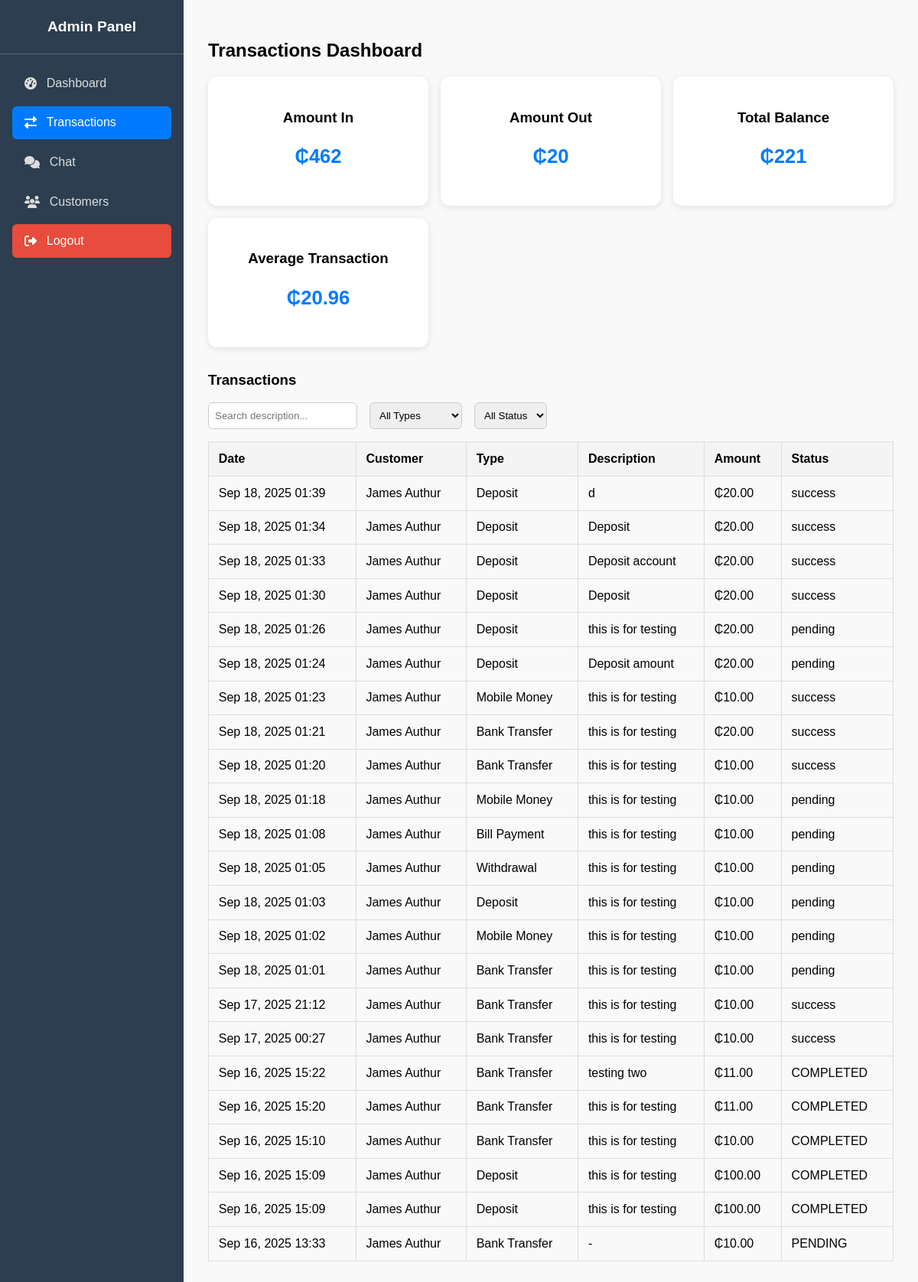
The app's page /transactions/dashboard/, older data.
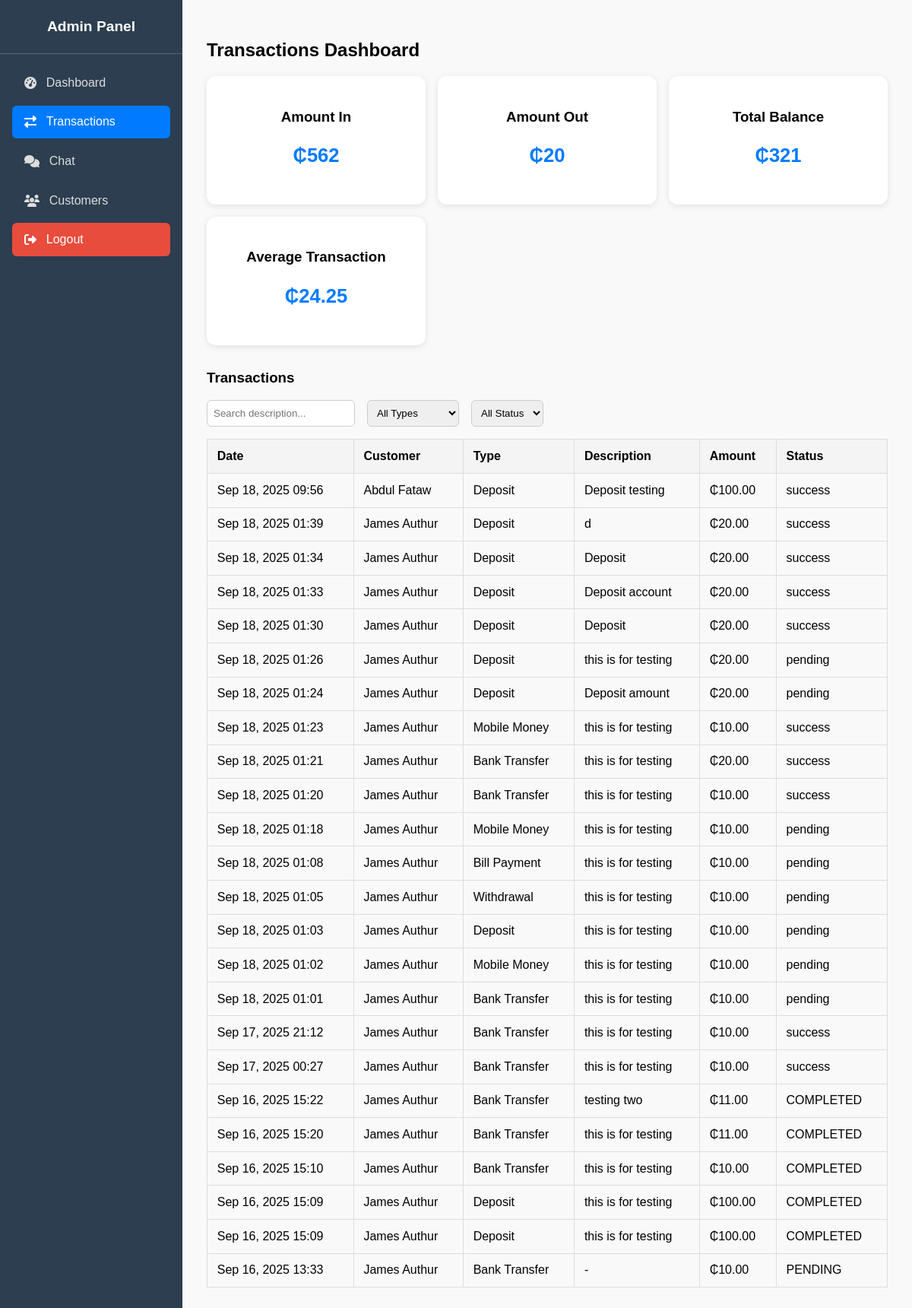
The same page, newer data.
### bank/models.py (models this page shows, shortened)
class Transaction(TimeBaseModel):
    TRANSACTION_TYPES = [
        ("TRANSFER", "Bank Transfer"),
        ("MOBILE_MONEY", "Mobile Money"),
        ("DEPOSIT", "Deposit"),
        ("WITHDRAWAL", "Withdrawal"),
        ("BILL_PAYMENT", "Bill Payment"),
    ]
    STATUS_CHOICES = [
        ("pending", "pending"),
        ("success", "success"),
        ("failed", "Failed"),
    ]
    customer = models.ForeignKey(
        Customer, on_delete=models.CASCADE, null=True, blank=True
    )
    transaction_id = models.CharField(
        max_length=30, unique=True, null=True, blank=True
    )
    transaction_type = models.CharField(max_length=20, choices=TRANSACTION_TYPES)
    amount = models.DecimalField(max_digits=15, decimal_places=2)
    currency = models.CharField(max_length=3, default="GHS")
    sender_account = models.ForeignKey(
        Account, on_delete=models.PROTECT,
        related_name="sent_transactions",
        null=True, blank=True
    )
    recipient_account = models.ForeignKey(
        Account, on_delete=models.PROTECT,
        related_name="received_transactions",
        null=True, blank=True,
    )
    recipient_number = models.CharField(max_length=20, null=True, blank=True)
    network = models.CharField(max_length=50, null=True, blank=True)
    bill_type = models.CharField(max_length=100, null=True, blank=True)
    recipient_account_number = models.CharField(max_length=50, null=True, blank=True)
    description = models.TextField(null=True, blank=True)
    status = models.CharField(max_length=10, choices=STATUS_CHOICES, default="COMPLETED")
    timestamp = models.DateTimeField(auto_now_add=True)
    class Meta:
        ordering = ["-timestamp"]

class Customer(TimeBaseModel):
    user = models.OneToOneField(User, on_delete=models.CASCADE, related_name="customer_profile", null=True, blank=True)
    username = models.CharField(max_length=100)
    full_name = models.CharField(max_length=100)
    id_card = models.CharField(max_length=100, null=True, blank=True)
    image = models.ImageField(null=True, blank=True)
    is_biometric_enabled = models.BooleanField(default=False)

### bank/views.py (the view)
def transactions_dashboard(request):
    amount_in = Transaction.objects.filter(
        transaction_type__in=["DEPOSIT", "TRANSFER", "MOBILE_MONEY"]
    ).aggregate(total=Sum("amount"))["total"] or 0
    amount_out = Transaction.objects.filter(
        transaction_type__in=["WITHDRAWAL", "BILL_PAYMENT"]
    ).aggregate(total=Sum("amount"))["total"] or 0
    total_balance = Account.objects.aggregate(total=Sum("balance"))["total"] or 0
    average_transaction = Transaction.objects.aggregate(avg=Avg("amount"))["avg"] or 0
    transactions = Transaction.objects.select_related("customer").all()
    return render(request, "dash/transactions_dashboard.html", {
        "amount_in": amount_in,
        "amount_out": amount_out,
        "total_balance": total_balance,
        "average_transaction": average_transaction,
        "transactions": transactions,
    })

### templates/dash/transactions_dashboard.html (shortened to what this page needs)
{% extends "dash/base.html" %}
{% block content %}
<main class="main-content">
    <header class="main-header">
        <h2>Transactions Dashboard</h2>
    </header>
    <section class="analytics-cards">
        <div class="card">
            <h3>Amount In</h3>
            <p>₵{{ amount_in }}</p>
        </div>
        <div class="card">
            <h3>Amount Out</h3>
            <p>₵{{ amount_out }}</p>
        </div>
        <div class="card">
            <h3>Total Balance</h3>
            <p>₵{{ total_balance }}</p>
        </div>
        <div class="card">
            <h3>Average Transaction</h3>
            <p>₵{{ average_transaction|floatformat:2 }}</p>
        </div>
    </section>
    <section class="dashboard-section">
        <h3>Transactions</h3>
        <div class="filters">
            <input type="text" id="searchInput" placeholder="Search description...">
            <select id="typeFilter">
                <option value="">All Types</option>
            </select>
            <select id="statusFilter">
                <option value="">All Status</option>
            </select>
        </div>
        <table class="transactions-table" id="transactionsTable">
            <thead>
                <tr>
                    <th>Date</th>
                    <th>Customer</th>
                    <th>Type</th>
                    <th>Description</th>
                    <th>Amount</th>
                    <th>Status</th>
                </tr>
            </thead>
            <tbody>
                {% for tx in transactions %}
                <tr>
                    <td>{{ tx.timestamp|date:"M d, Y H:i" }}</td>
                    <td>{{ tx.customer.full_name }}</td>
                    <td>{{ tx.get_transaction_type_display }}</td>
                    <td>{{ tx.description|default:"-" }}</td>
                    <td>₵{{ tx.amount }}</td>
                    <td>{{ tx.status }}</td>
                </tr>
                {% empty %}
                <tr><td colspan="6" style="text-align:center;">No transactions found.</td></tr>
                {% endfor %}
            </tbody>
        </table>
    </section>
</main>
{% endblock %}

Row changes from the older to the newer data that the page shows:
added Transaction: timestamp "Sep 18, 2025 09:56", customer.full_name "Abdul Fataw", transaction_type "Deposit", description "Deposit testing", amount "100.00", status "success"
Text that changed along with them:
{{ amount_in }}: "462" → "562"
{{ total_balance }}: "221" → "321"
{{ average_transaction|floatformat:2 }}: "20.96" → "24.25"
